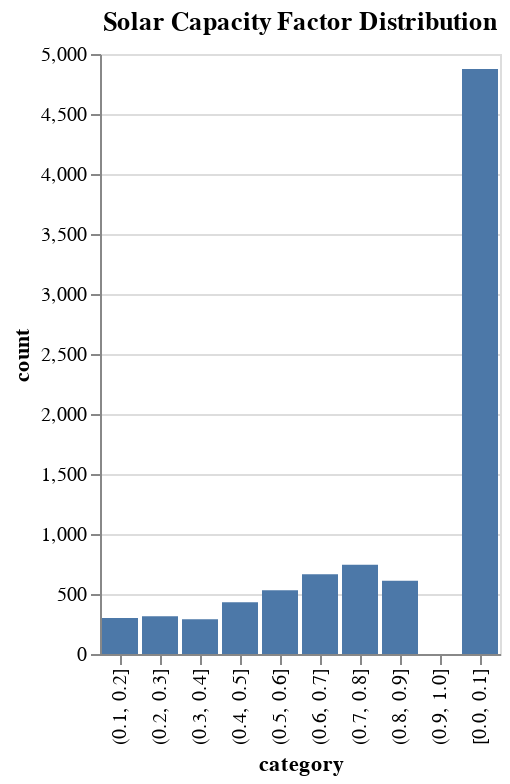

This figure's notebook cell:
### Code cell
dist_bucket_edges = [0.0, 0.1, 0.2, 0.3, 0.4, 0.5, 0.6, 0.7, 0.8, 0.9, 1.0]
df3.filter(pl.col("type") == "solar").get_column("capacity_factor").hist(
    bins=dist_bucket_edges, include_category=True
).plot.bar(x="category", y="count").properties(
    title="Solar Capacity Factor Distribution"
)

### Figure 1 — Vega-Lite specification as saved in the notebook (floating-point values rounded to 4 significant figures)
{"config": {"view": {"continuousWidth": 300, "continuousHeight": 300}}, "data": {"name": "data-cfedb44539c05985ad50f42cafa4aca7"}, "mark": {"type": "bar", "tooltip": true}, "encoding": {"x": {"field": "category", "type": "nominal"}, "y": {"field": "count", "type": "quantitative"}}, "params": [{"name": "param_3", "select": {"type": "interval", "encodings": ["x", "y"]}, "bind": "scales"}], "title": "Solar Capacity Factor Distribution", "$schema": "https://vega.github.io/schema/vega-lite/v5.20.1.json", "datasets": {"data-cfedb44539c05985ad50f42cafa4aca7": [{"breakpoint": 0.1, "category": "[0.0, 0.1]", "count": 4875}, {"breakpoint": 0.2, "category": "(0.1, 0.2]", "count": 301}, {"breakpoint": 0.3, "category": "(0.2, 0.3]", "count": 314}, {"breakpoint": 0.4, "category": "(0.3, 0.4]", "count": 289}, {"breakpoint": 0.5, "category": "(0.4, 0.5]", "count": 431}, {"breakpoint": 0.6, "category": "(0.5, 0.6]", "count": 531}, {"breakpoint": 0.7, "category": "(0.6, 0.7]", "count": 664}, {"breakpoint": 0.8, "category": "(0.7, 0.8]", "count": 744}, {"breakpoint": 0.9, "category": "(0.8, 0.9]", "count": 611}, {"breakpoint": 1.0, "category": "(0.9, 1.0]", "count": 0}]}}
